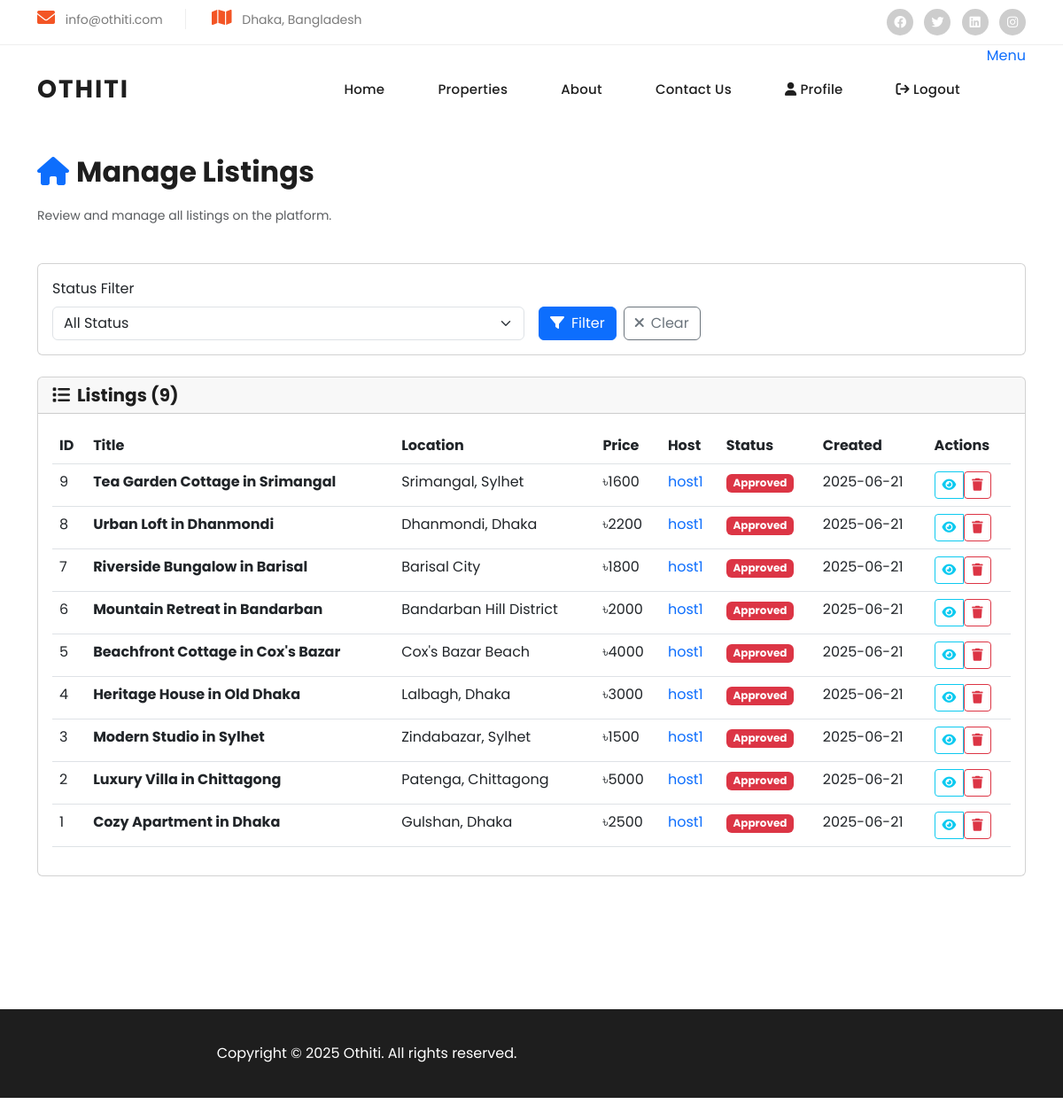
/admin/manage-listings (signed in), run on an earlier commit of the app's database.
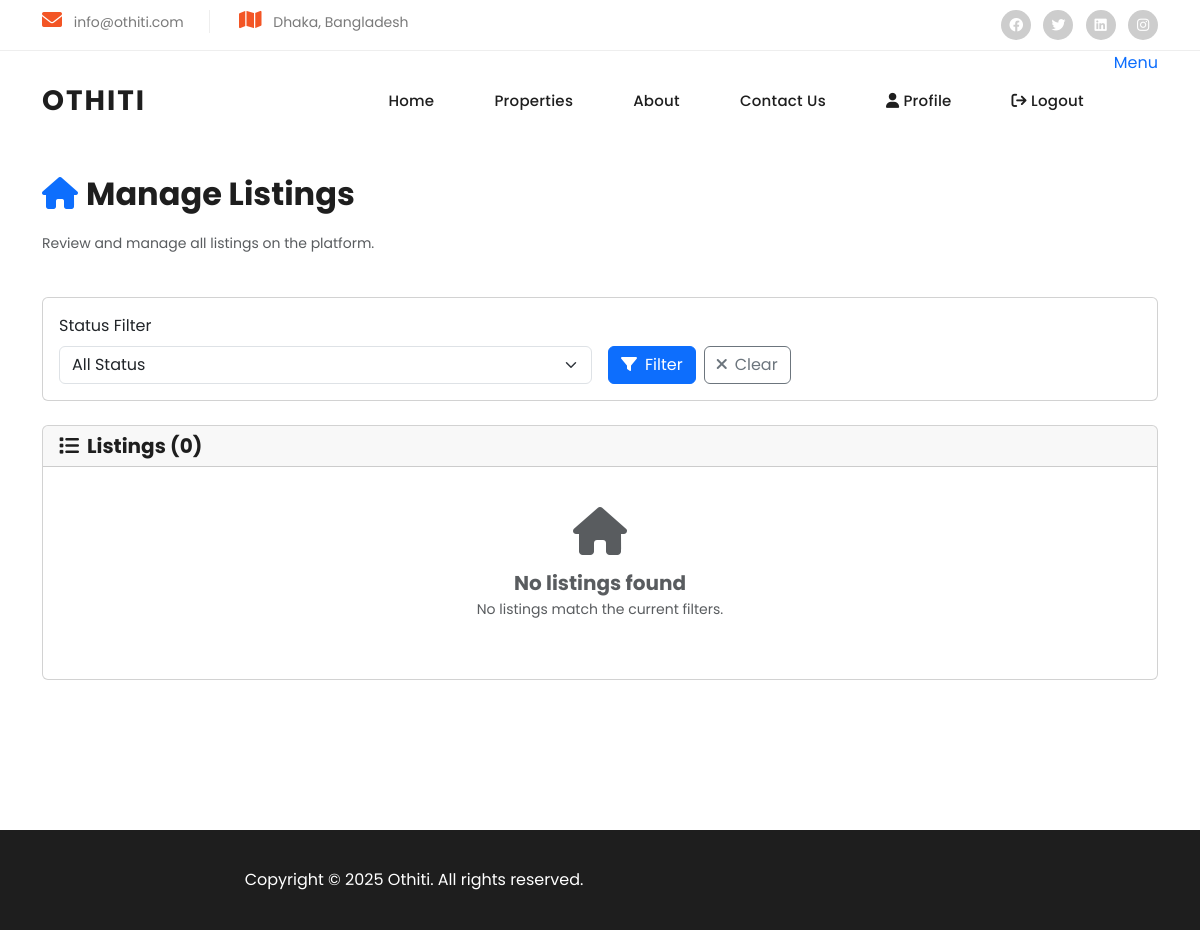
And on a later commit of the database.
### app/models.py (models this page shows, shortened)
class Listing(db.Model):
    id = db.Column(db.Integer, primary_key=True)
    title = db.Column(db.String(120), nullable=False)
    location = db.Column(db.String(120), nullable=False)
    description = db.Column(db.Text, nullable=False)
    price_per_night = db.Column(db.Float, nullable=False)
    guest_capacity = db.Column(db.Integer)
    bedrooms = db.Column(db.Integer)
    bathrooms = db.Column(db.Integer)
    house_rules = db.Column(db.Text)
    image_filename = db.Column(db.String(255))  # Primary image
    status = db.Column(db.Enum(ListingStatus), default=ListingStatus.DRAFT)
    created_at = db.Column(db.DateTime, default=datetime.utcnow)
    updated_at = db.Column(db.DateTime, onupdate=datetime.utcnow)
    user_id = db.Column(db.Integer, db.ForeignKey('user.id'), nullable=False)
    bookings = db.relationship('Booking', backref='listing', lazy=True)
    images = db.relationship('ListingImage', backref='listing', lazy=True)
    reviews = db.relationship('Review', backref='listing', lazy=True)

class User(UserMixin, db.Model):
    id = db.Column(db.Integer, primary_key=True)
    username = db.Column(db.String(64), unique=True, nullable=False)
    email = db.Column(db.String(120), unique=True, nullable=False)
    password_hash = db.Column(db.String(128), nullable=False)
    role = db.Column(db.String(20), default='guest')  # 'admin', 'host', 'guest'
    is_verified = db.Column(db.Boolean, default=False)
    phone = db.Column(db.String(20))
    profile_image = db.Column(db.String(255))
    nid_filename = db.Column(db.String(255))
    created_at = db.Column(db.DateTime, default=datetime.utcnow)
    listings = db.relationship('Listing', backref='user', lazy=True)
    bookings = db.relationship('Booking', backref='user', foreign_keys='Booking.user_id', lazy=True)
    sent_messages = db.relationship('Message', backref='sender', foreign_keys='Message.sender_id', lazy=True)
    received_messages = db.relationship('Message', backref='recipient', foreign_keys='Message.recipient_id', lazy=True)
    reviews = db.relationship('Review', backref='user', foreign_keys='Review.user_id', lazy=True)
    conversations_as_user1 = db.relationship('Conversation', backref='user1', foreign_keys='Conversation.user1_id', lazy=True)
    conversations_as_user2 = db.relationship('Conversation', backref='user2', foreign_keys='Conversation.user2_id', lazy=True)

### app/routes/admin_routes.py (the view)
@admin_bp.route('/manage-listings')
@login_required
@admin_required
def manage_listings():
    page = request.args.get('page', 1, type=int)
    status_filter = request.args.get('status', '')
    search = request.args.get('search', '')
    query = Listing.query
    if status_filter:
        query = query.filter_by(status=ListingStatus(status_filter))
    if search:
        query = query.filter(
            (Listing.title.contains(search)) |
            (Listing.location.contains(search))
        )
    pagination = query.order_by(Listing.created_at.desc())\
        .paginate(page=page, per_page=20, error_out=False)
    return render_template('admin/manage_listings.html',
                         pagination=pagination,
                         status_filter=status_filter,
                         search=search)

### app/routes/admin_routes.py (called while the page is built)
def admin_required(f):
    from functools import wraps
    @wraps(f)
    def decorated_function(*args, **kwargs):
        if not current_user.is_authenticated or current_user.role != 'admin':
            flash('Access denied. Admin privileges required.', 'error')
            return redirect(url_for('public.index'))
        return f(*args, **kwargs)
    return decorated_function

### app/templates/admin/manage_listings.html (shortened to what the changed rows need)
{% extends "base.html" %}
{% block content %}
<div class="container mt-4">
    <div class="row mb-4">
        <div class="col-12">
            <h2 class="mb-3">
                <i class="fas fa-home text-primary me-2"></i>Manage Listings
            </h2>
        </div>
    </div>
    <div class="row">
        <div class="col-12">
            <div class="card">
                <div class="card-header">
                    <h5 class="mb-0">
                        <i class="fas fa-list me-2"></i>Listings ({{ pagination.total }})
                    </h5>
                </div>
                <div class="card-body">
                    {% if pagination.items %}
                    <div class="table-responsive">
                        <table class="table table-hover">
                            <thead>
                                <tr>
                                    <th>ID</th>
                                    <th>Title</th>
                                    <th>Location</th>
                                    <th>Price</th>
                                    <th>Host</th>
                                    <th>Status</th>
                                    <th>Created</th>
                                    <th>Actions</th>
                                </tr>
                            </thead>
                            <tbody>
                                {% for listing in pagination.items %}
                                <tr>
                                    <td>{{ listing.id }}</td>
                                    <td>
                                        <strong>{{ listing.title }}</strong>
                                    </td>
                                    <td>{{ listing.location }}</td>
                                    <td>৳{{ "%.0f"|format(listing.price_per_night) }}</td>
                                    <td>
                                        <a href="{{ url_for('admin.manage_users') }}?role=host" class="text-decoration-none">
                                            {{ listing.user.username }}
                                        </a>
                                    </td>
                                    <td>
                                        <span class="badge bg-{{ 'success' if listing.status.value == 'approved' else 'warning' if listing.status.value == 'pending_approval' else 'danger' }}">
                                            {{ listing.status.value.replace('_', ' ').title() }}
                                        </span>
                                    </td>
                                    <td>{{ listing.created_at.strftime('%Y-%m-%d') }}</td>
                                    <td>
                                        <div class="btn-group btn-group-sm" role="group">
                                            <a href="{{ url_for('listings.listing_detail', id=listing.id) }}"
                                               class="btn btn-outline-info btn-sm" title="View Details">
                                                <i class="fas fa-eye"></i>
                                            </a>
                                            <form action="{{ url_for('admin.delete_listing', listing_id=listing.id) }}" method="post" class="d-inline">
                                                <button type="submit" class="btn btn-outline-danger btn-sm"
                                                        onclick="return confirm('Are you sure you want to delete this listing? This action cannot be undone.')" title="Delete">
                                                    <i class="fas fa-trash"></i>
                                                </button>
                                            </form>
                                        </div>
                                    </td>
                                </tr>
                                {% endfor %}
                            </tbody>
                        </table>
                    </div>
                    {% else %}
                    <div class="text-center py-4">
                        <i class="fas fa-home fa-3x text-muted mb-3"></i>
                        <h5 class="text-muted">No listings found</h5>
                        <p class="text-muted">No listings match the current filters.</p>
                    </div>
                    {% endif %}
                </div>
            </div>
        </div>
    </div>
</div>
{% endblock %}

What changed in the data, as far as the page shows it:
removed Listing: id "9", title "Tea Garden Cottage in Srimangal", location "Srimangal, Sylhet", price_per_night "1600", user.username "host1", status.value.replace "Approved", created_at "2025-06-21"
removed Listing: id "8", title "Urban Loft in Dhanmondi", location "Dhanmondi, Dhaka", price_per_night "2200", user.username "host1", status.value.replace "Approved", created_at "2025-06-21"
removed Listing: id "7", title "Riverside Bungalow in Barisal", location "Barisal City", price_per_night "1800", user.username "host1", status.value.replace "Approved", created_at "2025-06-21"
removed Listing: id "6", title "Mountain Retreat in Bandarban", location "Bandarban Hill District", price_per_night "2000", user.username "host1", status.value.replace "Approved", created_at "2025-06-21"
removed Listing: id "5", title "Beachfront Cottage in Cox's Bazar", location "Cox's Bazar Beach", price_per_night "4000", user.username "host1", status.value.replace "Approved", created_at "2025-06-21"
removed Listing: id "4", title "Heritage House in Old Dhaka", location "Lalbagh, Dhaka", price_per_night "3000", user.username "host1", status.value.replace "Approved", created_at "2025-06-21"
removed Listing: id "3", title "Modern Studio in Sylhet", location "Zindabazar, Sylhet", price_per_night "1500", user.username "host1", status.value.replace "Approved", created_at "2025-06-21"
removed Listing: id "2", title "Luxury Villa in Chittagong", location "Patenga, Chittagong", price_per_night "5000", user.username "host1", status.value.replace "Approved", created_at "2025-06-21"
removed Listing: id "1", title "Cozy Apartment in Dhaka", location "Gulshan, Dhaka", price_per_night "2500", user.username "host1", status.value.replace "Approved", created_at "2025-06-21"
Also different on the page:
{{ pagination.total }}: "9" → "0"
text no longer shown: "ID Title Location Price Host Status Created Actions"
text now shown: "No listings found No listings match the current filters."
